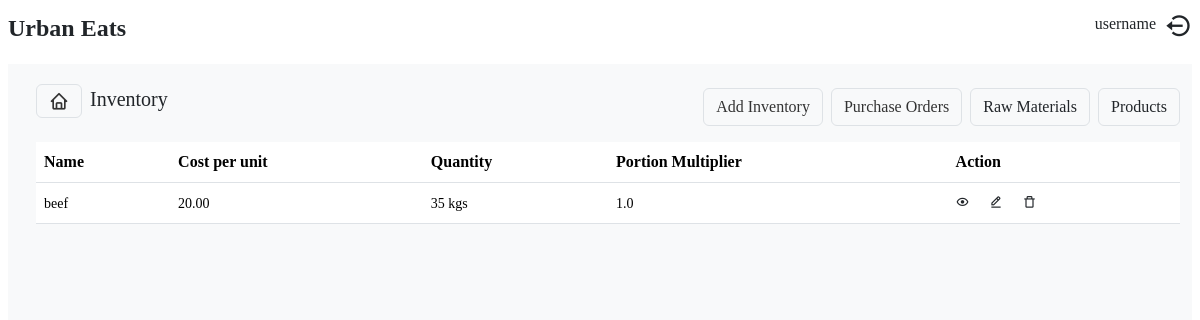
Before: /inventory/products/ with the older database file.
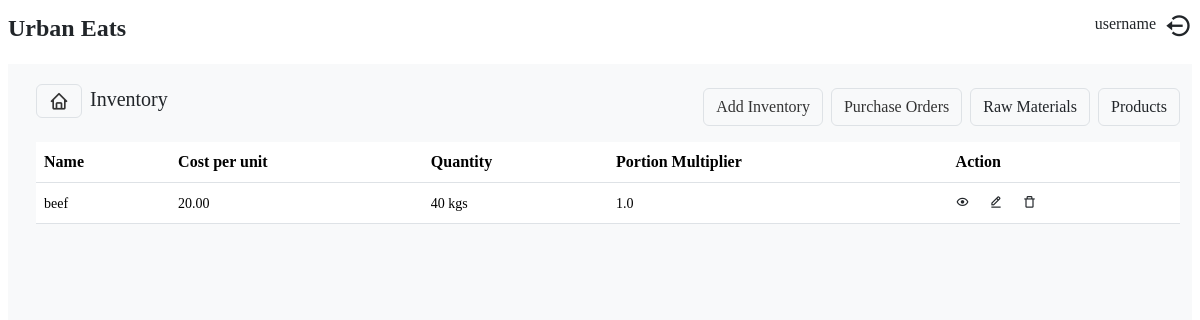
After: the same page with the newer database file.
### inventory/models.py (models this page shows, shortened)
class Product(models.Model):
    tax_choices = [
        ('exempted', 'Exempted'),
        ('standard', 'Standard'),
        ('zero rated', 'Zero Rated')
    ]
    name = models.CharField(max_length=255)
    quantity = models.IntegerField()
    cost = models.DecimalField(max_digits=10, decimal_places=2)
    price = models.DecimalField(max_digits=10, decimal_places=2, default=1)
    unit = models.ForeignKey(UnitOfMeasurement, on_delete=models.CASCADE, null=True)
    category = models.ForeignKey(Category, on_delete=models.CASCADE)
    tax_type = models.CharField(max_length=50, choices=tax_choices)
    min_stock_level = models.IntegerField(default=0, null=True)
    portion_multiplier = models.FloatField(default=1, null=True, blank=True)
    raw_material = models.BooleanField(default=False)
    finished_product = models.BooleanField(default=False)
    description = models.TextField()
    deactivate = models.BooleanField(default=False)

class UnitOfMeasurement(models.Model):
    unit_name = models.CharField(max_length=255)
    def __str__(self) -> str:
        return self.unit_name

### inventory/views.py (the view)
# urls.py: path('products/', products, name='products'),
def products(request):
    raw_materials = Product.objects.filter(raw_material=True, quantity__gt=0)
    finished_products = Product.objects.filter(raw_material=False)
    logger.info(finished_products)
    return render(request, 'inventory/products.html',
        {
            'raw_materials':raw_materials,
            'finished_products':finished_products
        }
    )

### templates/inventory/products.html (shortened to what this page needs)
{% extends "base.html" %}
{% load static %}
{% block content %}
<div class="products m-2">
    <nav class='mt-2 d-flex align-items-center justify-content-between'>
        <div>
            <ul class="list-unstyled d-flex align-items-center">
                <li><a href='/' class='bx bx-home btn border fs-5 mt-1'></a></li>
                <li class='mx-2 fs-5'>Inventory</li>
            </ul>
        </div>
        <div>
            <ul class="list-unstyled d-flex mt-3">
                <li class="btn border mx-2">
                    <a href="{% url 'inventory:create_purchase_order' %}">Add Inventory</a>
                </li>
                <li>
                    <a href="{% url 'inventory:purchase_orders' %}" class="btn border">Purchase Orders</a>
                </li>
                <li class="btn border mx-2 inv-item" data-name="raw">Raw Materials</li>
                <li class="btn border prod inv-item" data-name="prod">Products</li>
            </ul>
        </div>
    </nav>
    <div class="tables">
        <table class="table table-hover table-responsive raw" id="raw_materials_table" style="width: 100%;">
            <thead class="bg-primary">
                <th>Name</th>
                <th>Cost per unit</th>
                <th>Quantity</th>
                <th>Portion Multiplier</th>
                <th>Action</th>
            </thead>
            <tbody>
                {% for raw_material in raw_materials  %}
                    <tr>
                        <td><small>{{ raw_material.name }}</small></td>
                        <td><small>{{ raw_material.cost}}</small></td>
                        <td><small>{{ raw_material.quantity }} {{ raw_material.unit }}</small></td>
                        <td><small>{{ raw_material.portion_multiplier }}</small></td>
                        <td>
                            <small>
                                <span>
                                    <a href="{% url 'inventory:product_detail' raw_material.id %}" class='text-dark'>
                                        <i class='bx bx-show'></i>
                                    </a>
                                </span>
                                <span class='mx-3'>
                                    <a href="{% url 'inventory:edit_inventory' raw_material.id %}" class="text-dark">
                                        <i class='bx bx-edit-alt'></i>
                                    </a>
                                </span>
                                <span>
                                    <span id='delete' data-id="" onclick="productId(this)" class="text-dark">
                                        <i class='bx bx-trash-alt'></i>
                                    </span>
                                </span>
                            </small>
                        </td>
                    </tr>
                {% endfor %}
            </tbody>
        </table>
        </div>
</div>
{% endblock content %}

Changed rows visible on the page:
changed Product "beef": quantity "35" → "40"
